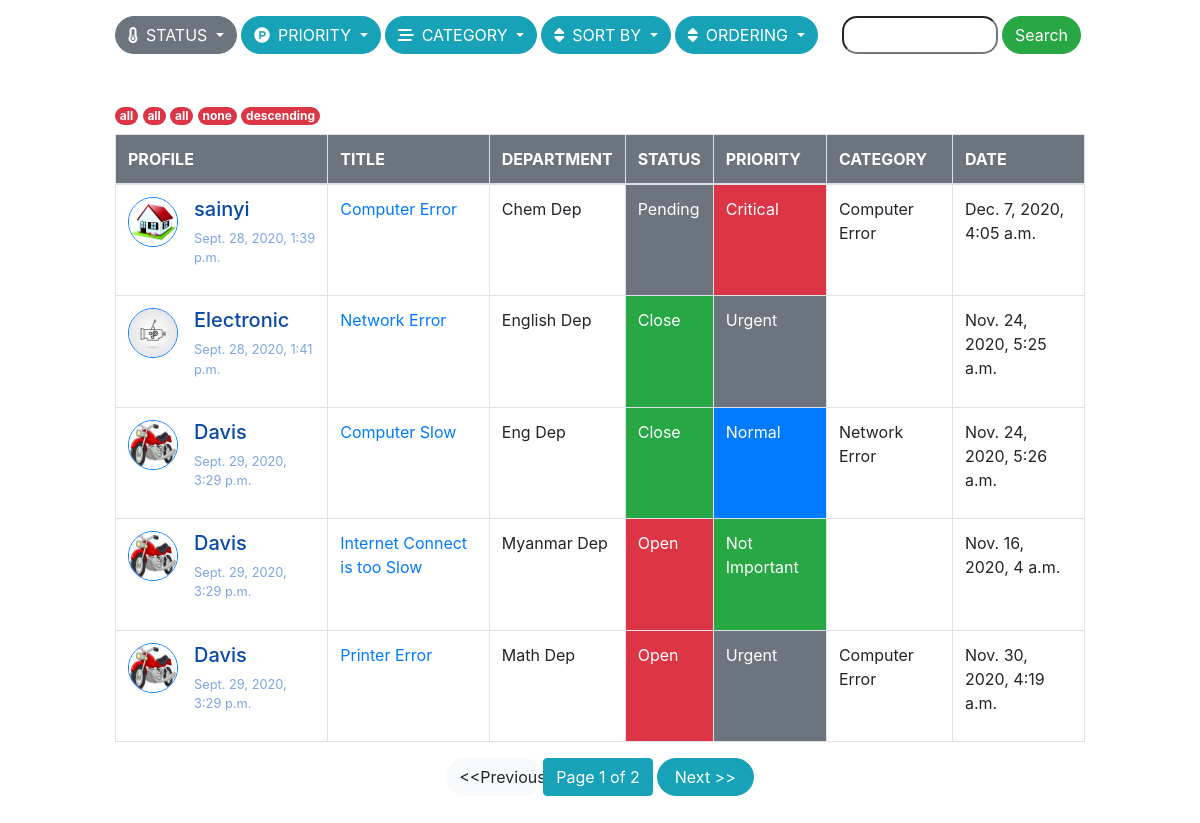
The app's page /tickets, older data.
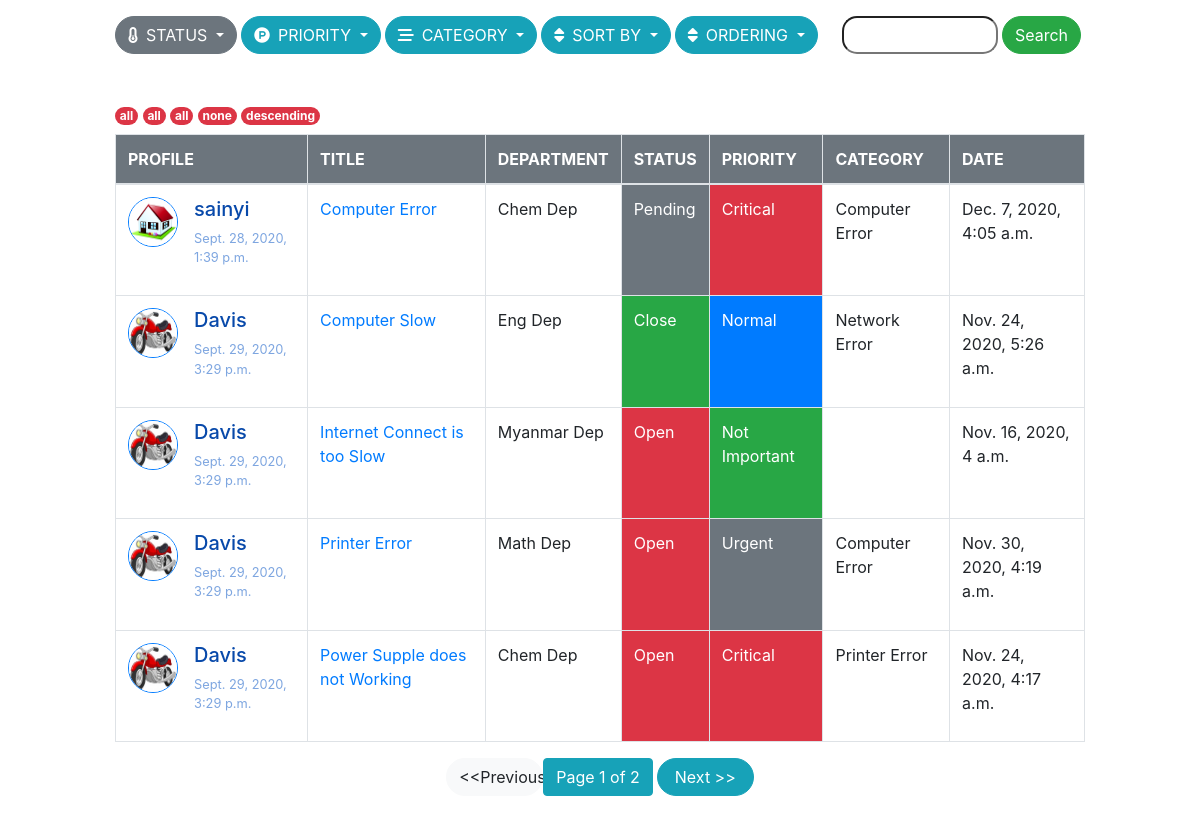
The same page, newer data.
### tickets/models.py (models this page shows, shortened)
class Tickets(models.Model):
	user = models.ForeignKey(User,on_delete=models.CASCADE);
	category = models.ForeignKey(Category,on_delete=models.CASCADE,blank=True,null=True);
	name = models.CharField(max_length = 200);
	subject = models.CharField(max_length = 300);
	description = models.TextField();
	attachment = models.FileField(upload_to = "tickets/files/",null=True,blank=True);
	STATUS_CHOICES = (
						('Open','open'), # (Key,value)
						('Pending','pending'),
						('Closed','closed')
					 );
	SET_PRIORITY = (
					('critical','Critical'),
					('urgent','Urgent'),
					('normal','Normal'),
					('not_important','Not Important'),
				   );
	status = models.CharField(max_length=100,choices=STATUS_CHOICES,default='Open');
	priority = models.CharField(max_length=100,choices= SET_PRIORITY,default = 'not_important');
	created = models.DateTimeField(auto_now =True);
	updated = models.DateTimeField(auto_now_add = True);

class Category(models.Model):
	name = models.CharField(max_length=150);
	slug = models.SlugField(max_length=150,unique=True);

### user/models.py (models this page shows, shortened)
class Profile(models.Model):#User
	user = models.OneToOneField(settings.AUTH_USER_MODEL,on_delete=models.CASCADE);
	photo = models.ImageField(null=True,blank=True,default='default.jpg');
	birthday = models.DateField(null=True,blank=True);
	phone = models.CharField(max_length=20,null=True,blank=True);
	address = models.TextField(null=True,blank=True);
	GENDER = (
				('other','Other'), # (Key,value)
				('male','Male'),
				('female','Female')
			);
	gender = models.CharField(max_length=100,choices = GENDER,default='other');

### tickets/views.py (the view, shortened to what this page needs)
# urls.py: path('',include('tickets.urls')),
def tickets(request):
	categories = Category.objects.all();
	status = request.GET.get('status'); #all
	priority = request.GET.get('priority'); # none
	category = request.GET.get('category'); # all,.......
	sort = request.GET.get('sort');
	order = request.GET.get('order');
	if sort:
		find['sort'] = sort;
	if order:
		find['order'] = order;
	if find['order'] == 'ascending':
		if find['sort'] == 'date':
			tickets =Tickets.objects.all().order_by('created');
		elif find['sort'] == 'user':
			tickets = Tickets.objects.all().order_by('user__username');
		elif find['sort'] == 'department':
			tickets = Tickets.objects.all().order_by('name');
		else:
			tickets = Tickets.objects.all();
	elif find['order'] == 'descending':
		if find['sort'] == 'date':
			tickets =Tickets.objects.all().order_by('-created');
		elif find['sort'] == 'user':
			tickets = Tickets.objects.all().order_by('-user__username');
		elif find['sort'] == 'department':
			tickets = Tickets.objects.all().order_by('-name');
		else:
			tickets = Tickets.objects.all();
	search_txt = request.GET.get('search');
	if search_txt:
		tickets = tickets & Tickets.objects.filter(subject__icontains = search_txt);
	if (status and status != 'all') or (find['status'] != 'all' and status != 'all'):
		if status:
			find['status'] = status;
		tickets = tickets & Tickets.objects.filter(status=find['status'].capitalize());#status=all
	else:
		find['status'] = 'all';
	if (priority and priority != 'all') or (find['priority'] != 'all' and priority != 'all'):
		if priority:
			find['priority'] = priority;
		tickets = tickets & Tickets.objects.filter(priority=find['priority']);
	else:
		find['priority'] = 'all';
	if (category and category != 'all' and category != 'none') or (find['category'] != 'all' and category != 'all' and category != 'none'):
		if category:
			find['category'] = category;
		cat = Category.objects.get(slug = find['category']); #####Not None
		tickets = tickets & Tickets.objects.filter(category = cat);
	else:
		find['category'] = 'all';
	if (category and category != 'none'):
		find['cat_none'] = False;
	cat_none  = False;
	for k,f in find.items():
		print(f);
	page_obj,tickets = paginated(request,tickets,5);
	return render(request,'tickets/tickets.html',{'nav_ticket':'active',
												  'categories':categories,
												  'tickets':tickets,
												  'find':find,
												  'cat_none':cat_none,
												  'page_obj':page_obj
													});

### tickets/views.py (called while the page is built)
def paginated(request,objects,number):
	paginator = Paginator(objects,number);
	try:
		page = request.GET.get('page'); # page no variable
		page_obj =paginator.get_page(page);
		objects = paginator.page(page);
	except PageNotAnInteger:
		page_obj = paginator.get_page(1);
		objects = paginator.page(1);
	return page_obj,objects;

### tickets/templates/tickets/tickets.html
{% extends 'user/base.html' %}
{% block content %}
{% include 'tickets/ticket_mgmt.html' %}
{% include 'tickets/tickets_view.html' %}
{% include 'tickets/paginator.html' %}
{% endblock %}

### tickets/templates/tickets/tickets_view.html (shortened to what this page needs)
<div class="mt-5">
<span class="badge badge-danger rounded-pill">{{find.status}}</span>
<span class="badge badge-danger rounded-pill">{{find.priority}}</span>
{% if find.category == 'all' and cat_none == False %}
	<span class="badge badge-danger rounded-pill">all</span>
{% endif %}
<span class="badge badge-danger rounded-pill">{{find.sort}}</span>
<span class="badge badge-danger rounded-pill">{{find.order}}</span>
</div>
<table class="table table-bordered mt-2">
	<thead class="bg-secondary">
		<tr>
			<th scope="col" class="text-white">PROFILE</th>
			<th scope="col" class="text-white">TITLE</th>
			<th scope="col" class="text-white">DEPARTMENT</th>
			<th scope="col" class="text-white">STATUS</th>
			<th scope="col" class="text-white">PRIORITY</th>
			<th scope="col" class="text-white">CATEGORY</th>
			<th scope="col" class="text-white">DATE</th>
			<tbody>
		{% for ticket in tickets  %}
			<tr>
				<td>
					<div style="display: inline-flex;">
						<a href="{% url 'user-detail-view' id=ticket.user.id %}">
							<img src="{{ticket.user.profile.photo.url}}" alt="profile"
							width="50" height="50"
							class="border border-primary rounded-circle mr-3">
						</a>
						<div>
							<a href="{% url 'user-detail-view' id=ticket.user.id %}">
								<h5 style="color: #0849AA;">{{ticket.user.username}}</h5>
							</a>
							<p style="font-size: 0.8em;color: #7EA6E0;">{{ticket.user.date_joined}}</p>
						</div>
					</div>
				</td>
				<td>
					<a href="{% url 'ticket-detail' id=ticket.id %}">
					{{ticket.subject}}
					</a>
				</td>
				<td>{{ticket.name}}</td>
				{% if ticket.status == 'Open' %}
				<td class="bg-danger text-white">Open</td>
				{% elif ticket.status == 'Closed' %}
				<td class="bg-success text-white">Close</td>
				{% else %}
				<td class="bg-secondary text-white">Pending</td>
				{% endif %}
				{% if ticket.priority == 'critical' %}
				<td class="bg-danger text-white">Critical</td>
				{% elif ticket.priority == 'urgent' %}
				<td class="bg-secondary text-white">Urgent</td>
				{% elif ticket.priority == 'normal' %}
				<td class="bg-primary text-white">Normal</td>
				{% else %}
				<td class="bg-success text-white">Not Important</td>
				{% endif %}
				<td>{{ticket.category.name}}</td>
				<td>{{ticket.created}}</td>
			</tr>
		{% endfor %}
	</tbody>
		</tr>
	</thead>
</table>

Row changes from the older to the newer data that the page shows:
removed Tickets: user.profile.photo (picture), user.username "Electronic", user.date_joined "Sept. 28, 2020, 1:41 p.m.", subject "Network Error", name "English Dep", status "Close", priority "Urgent", created "Nov. 24, 2020, 5:25 a.m."
now on this page (row unchanged): Tickets: user.profile.photo (picture), user.username "Davis", user.date_joined "Sept. 29, 2020, 3:29 p.m.", subject "Power Supple does not Working", name "Chem Dep", status "Open", priority "Critical", category.name "Printer Error", created "Nov. 24, 2020, 4:17 a.m."
